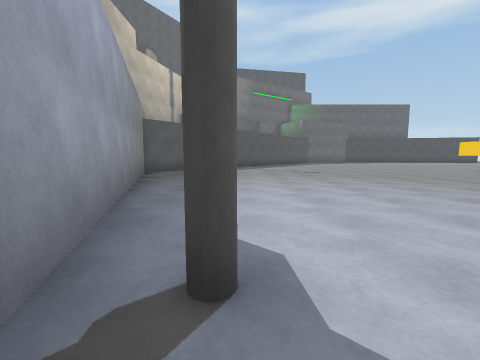
View 1 (above)

19 first-person views from a walk through a Unity game level. The camera is 1.2 m above the floor, tilts 6° down and sees 90° across. The floor is counted in squares, 2 m on a side. Each view is taken from the middle of a square. On the plan, view 1 faces up. The plan holds only what a view shows up to about 9 squares ahead; the rest is blank. The place goes on beyond the plan. Some animated figures are left out. Surface patterns are stand-ins for the level's own textures.

View 2
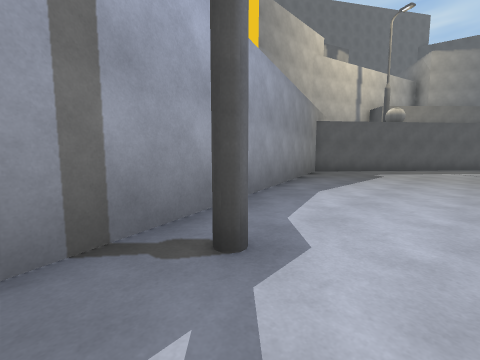

View 3
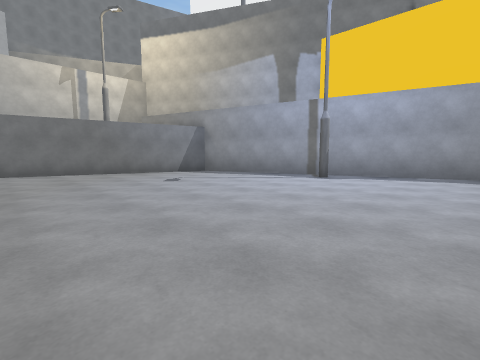

View 4
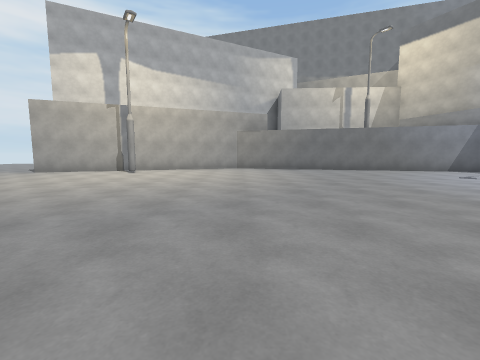

View 5
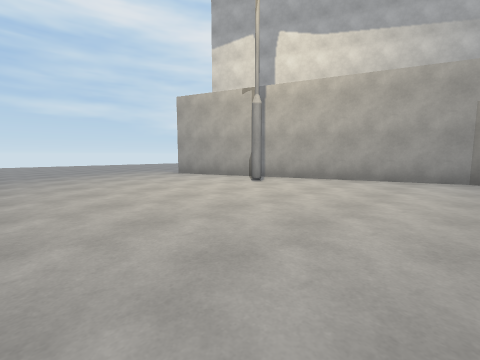

View 6
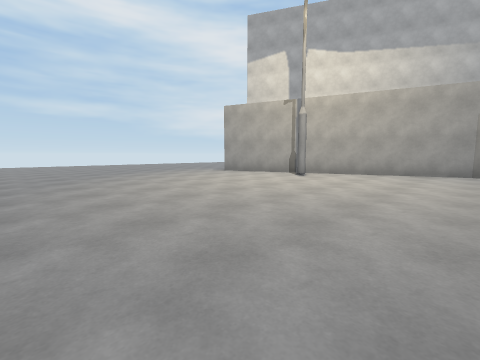

View 7
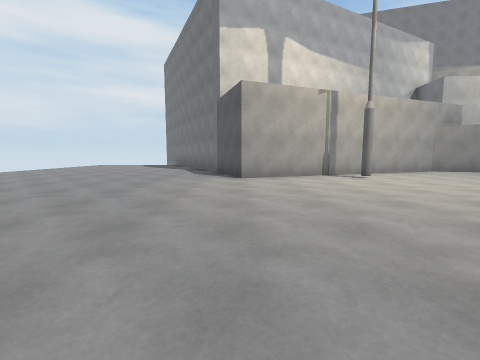

View 8
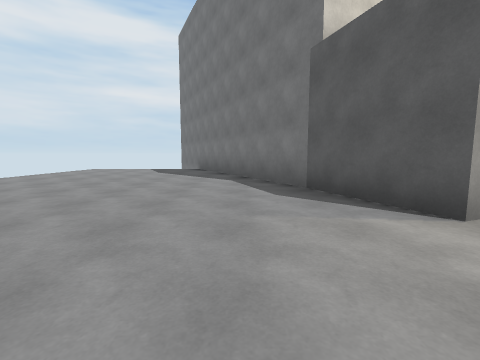

View 9
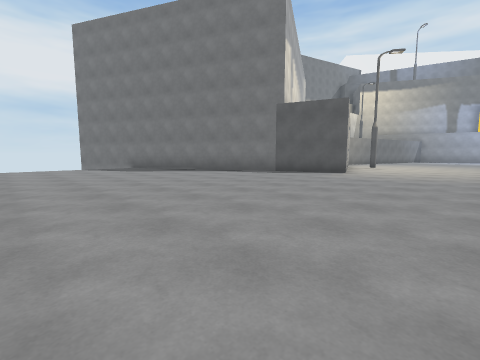

View 10
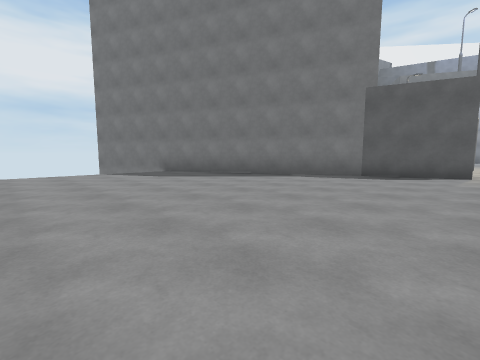

View 11
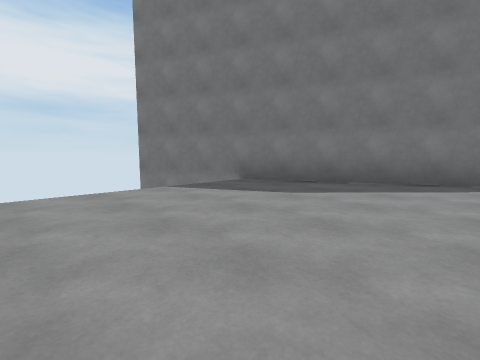

View 12
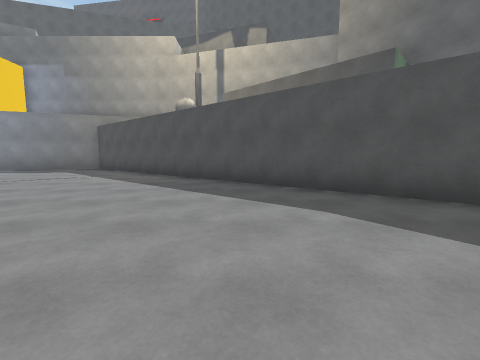

View 13
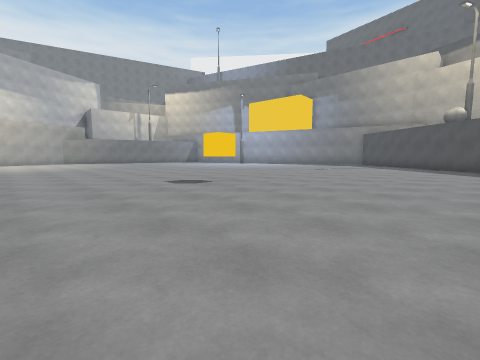

View 14
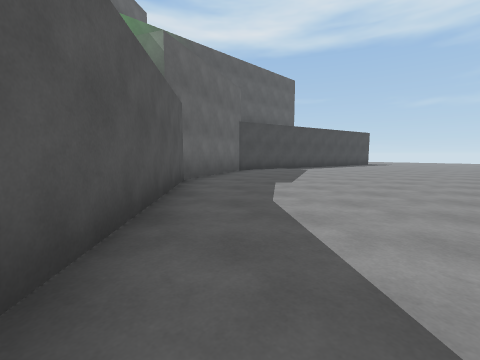

View 15
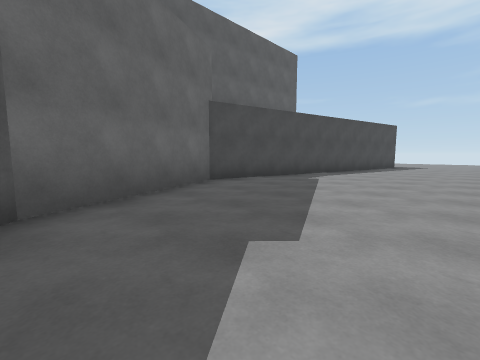

View 16
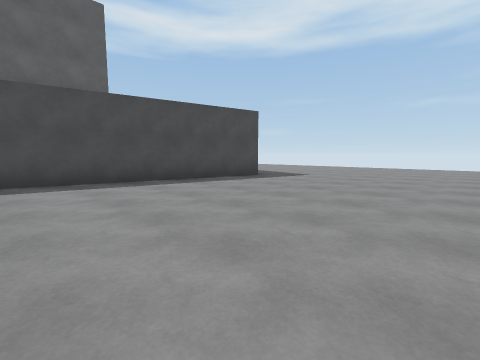

View 17
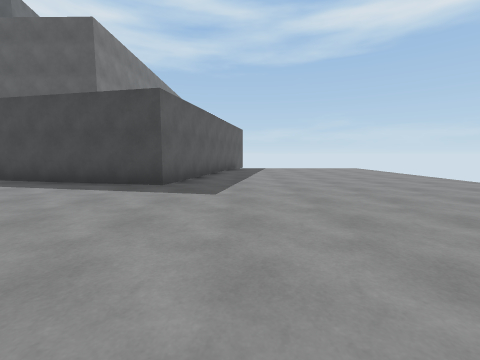

View 18
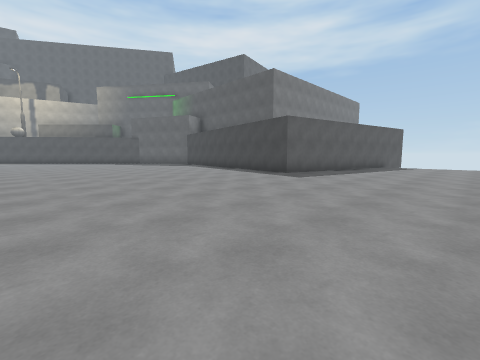

View 19
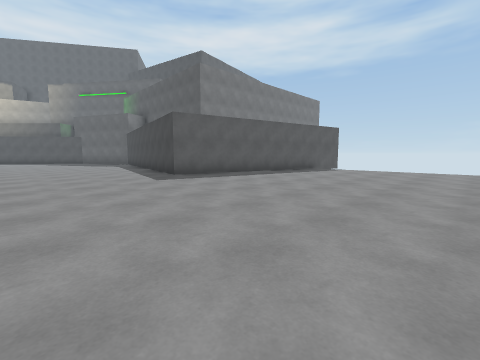

### Floor plan
Points are (right, up) in squares from view 1. A wall is a line through its corners. A room is listed if a view was taken in it or the views show most of it. See-through windows are left out.
Room 1 (views 1, 2, 3, 4, 5, 6, 7, 8, 9, 10, 11, 12, 13, 14, 15, 16, 17, 18, 19)
walls: (7.7, -5.2) (9.1, -5.6) (16, -3.1) (16.8, -5.4) (20.4, -12.6); (18.4, 22.1) (17.5, 17.7) (8.6, 19.6) (5.1, 18) (-3.2, 8) (0.5, -3.4) (6, -4.8)
objects: other object (8, 9)

Positions as (right, up) in squares from view 1, and headings:
1: (0, 0), facing up
2: (1, 0), facing up-left
3: (6, 4), facing down-left
4: (9, 5), facing down
5: (9, 1), facing down-right
6: (9, 3), facing down-right
7: (16, 3), facing down
8: (18, -1), facing down
9: (24, 0), facing down-left
10: (24, -3), facing down-left
11: (24, -7), facing down-left
12: (7, 14), facing left
13: (12, 13), facing down-left
14: (2, 13), facing up-right
15: (5, 15), facing up-right
16: (12, 13), facing up-right
17: (19, 13), facing up
18: (22, 11), facing up-left
19: (24, 14), facing up-left
